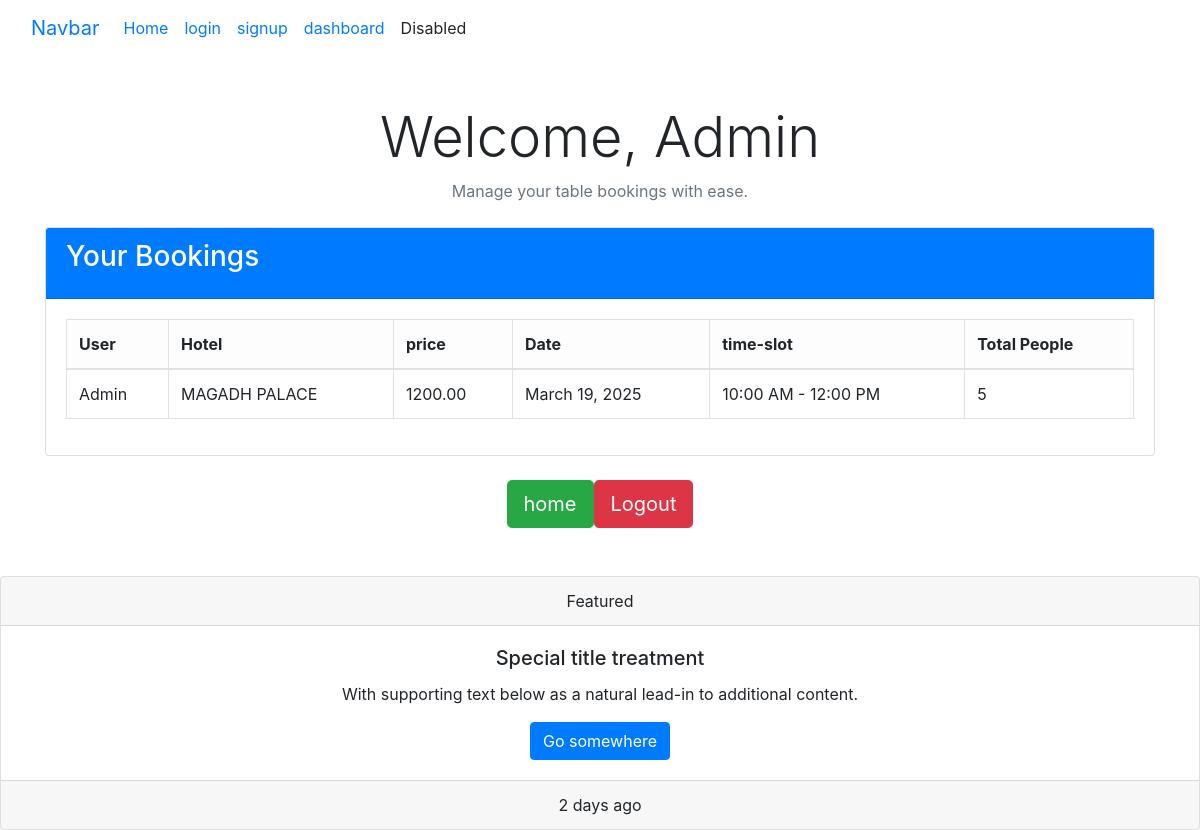
The page /dashboard/ (signed in) on the database its author committed.
### app/models.py (models this page shows, shortened)
class Booking(models.Model):
    instance = models.ForeignKey('Model1', on_delete=models.CASCADE)
    user = models.ForeignKey(User, on_delete=models.CASCADE, related_name='booking')
    name = models.CharField(max_length=255)  # Auto-filled
    price = models.DecimalField(max_digits=10, decimal_places=2)  # Auto-filled
    date = models.DateField()
    time_slot = models.CharField(max_length=50)
    number_of_people = models.PositiveIntegerField()

### app/views.py (the view)
# urls.py: path('dashboard/', dashboard, name='dashboard'),
@login_required
def dashboard(request):
    user = request.user
    feedbacks = user.feedback.all()
    bookings = user.booking.all()
    return render(request, 'dashboard.html', {'feedbacks':feedbacks,'bookings': bookings})

### templates/dashboard.html (shortened to what this page needs)
{% extends 'base.html' %}
{% load static %}
{% block content %}
<div class="container py-5">
    <div class="text-center mb-4">
        <h1 class="display-4">Welcome, {{ user.username }}</h1>
        <p class="text-muted">Manage your table bookings with ease.</p>
    </div>
    <div class="card shadow mb-4">
        <div class="card-header bg-primary text-white">
            <h3 class="card-title">Your Bookings</h3>
        </div>
        <div class="card-body">
            {% if bookings %}
                <div class="table-responsive">
                    <table class="table table-bordered table-hover">
                        <thead class="table-light">
                            <tr>
                                <th>User</th>
                                <th>Hotel</th>
                                <th>price</th>
                                <th>Date</th>
                                <th>time-slot</th>
                                <th>Total People</th>
                            </tr>
                        </thead>
                        <tbody>
                            {% for b in bookings %}
                                <tr>
                                    <td>{{ b.user }}</td>
                                    <td>{{ b.name }}</td>
                                    <td>{{ b.price }}</td>
                                    <td>{{ b.date }}</td>
                                    <td>{{ b.time_slot }}</td>
                                    <td>{{ b.number_of_people }}</td>
                                </tr>
                            {% endfor %}
                        </tbody>
                    </table>
                </div>
            {% else %}
                <p class="text-center text-muted">No bookings yet! Click below to book a table.</p>
            {% endif %}
        </div>
    </div>
    <div class="d-flex justify-content-center gap-3">
        <a href="{% url 'home_view' %}" class="btn btn-success btn-lg">
            home
        </a>
        <form action="{% url 'logout' %}" method="POST">
            <button type="submit" class="btn btn-danger btn-lg">
                 Logout
            </button>
        </form>
    </div>
</div>
{% endblock %}

### rows shown on the page
Booking: user "Admin", name "MAGADH PALACE", price "1200.00", date "March 19, 2025", time_slot "10:00 AM - 12:00 PM", number_of_people "5"

### other values the page prints
{{ user.username }} "Admin"
